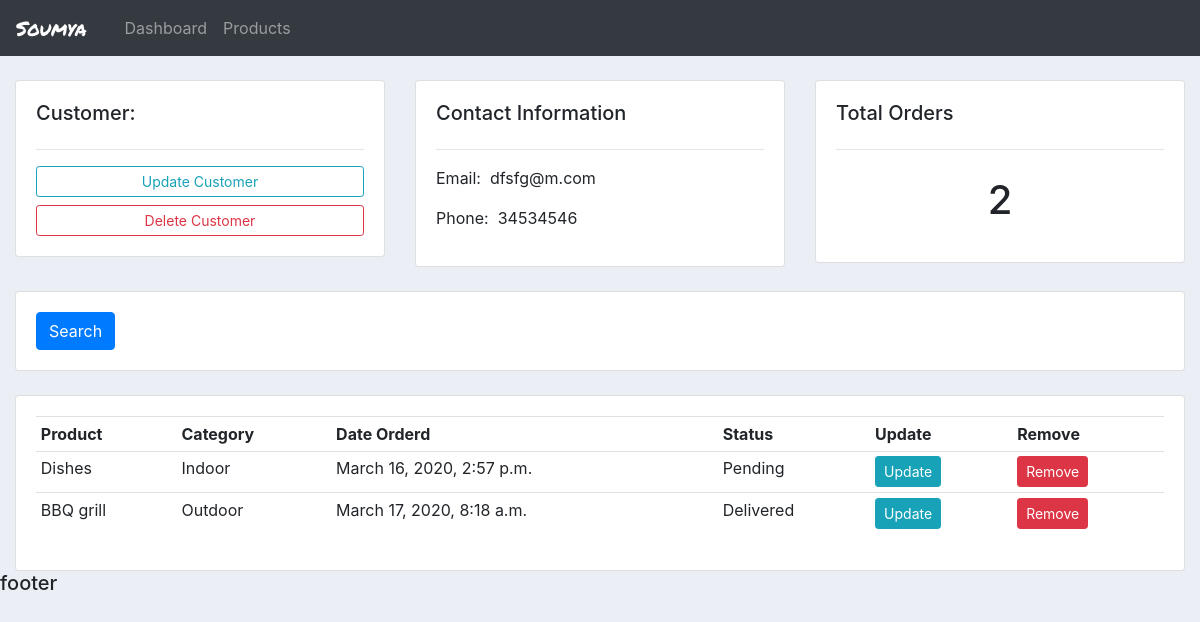
The app's page /customer/2/ with its own data.
### accounts/models.py (models this page shows, shortened)
class Customer(models.Model):
    name = models.CharField(max_length = 200, null = True)
    phone = models.CharField(max_length = 200, null = True)
    email = models.CharField(max_length = 200, null = True)
    date_created = models.DateTimeField(auto_now_add = True, null = True)

class Order(models.Model):
    STATUS = (
        ('Pending', 'Pending'),
        ('Out for delivery', 'Out for delivery'),
        ('Delivered', 'Delivered')
    )
    customer = models.ForeignKey(Customer, null = True, on_delete = models.SET_NULL)
    product = models.ForeignKey(Product, null = True, on_delete = models.SET_NULL)
    date_created = models.DateTimeField(auto_now_add = True, null = True)
    status = models.CharField(max_length = 200, choices = STATUS, null = True)

class Product(models.Model):
    CATEGORY = (
        ('Indoor', 'Indoor'),
        ('Outdoor', 'Outdoor'),
    )
    name = models.CharField(max_length = 200, null = True)
    price = models.FloatField(null = True)
    category = models.CharField(max_length = 200, choices = CATEGORY, null = True)
    description = models.CharField(max_length = 300, null = True, blank = True)
    date_created = models.DateTimeField(auto_now_add = True, null = True)
    tags = models.ManyToManyField(Tag)

### accounts/views.py (the view)
# urls.py: path('customer/<str:pk>/', views.customer, name="customer"), # for customer page
def customer(request, pk):
    customer = Customer.objects.get(id=int(pk))
    orders = customer.order_set.all()
    context = {
        'customer': customer,
        'orders': orders,
        'orderCount': orders.count()
    }
    return render(request, 'accounts/customer.html', context)

### accounts/templates/accounts/customer.html
{% extends 'accounts/main.html' %}
{% block content %}
<br>
<div class="row">
	<div class="col-md">
		<div class="card card-body">
			<h5>Customer:</h5>
			<hr>
			<a class="btn btn-outline-info  btn-sm btn-block" href="">Update Customer</a>
			<a class="btn btn-outline-danger  btn-sm btn-block" href="">Delete Customer</a>
		</div>
	</div>
	<div class="col-md">
		<div class="card card-body">
			<h5>Contact Information</h5>
			<hr>
			<p>Email: &nbsp;{{customer.email}}</p>
			<p>Phone: &nbsp;{{customer.phone}}</p>
		</div>
	</div>
	<div class="col-md">
		<div class="card card-body">
			<h5>Total Orders</h5>
			<hr>
			<h1 style="text-align: center;padding: 10px">{{orderCount}}</h1>
		</div>
	</div>
</div>
<br>
<div class="row">
	<div class="col">
		<div class="card card-body">
			<form method="get">
		    <button class="btn btn-primary" type="submit">Search</button>
		  </form>
		</div>
	</div>
</div>
<br>
<div class="row">
	<div class="col-md">
		<div class="card card-body">
			<table class="table table-sm">
				<tr>
					<th>Product</th>
					<th>Category</th>
					<th>Date Orderd</th>
					<th>Status</th>
					<th>Update</th>
					<th>Remove</th>
				</tr>
				{% for o in orders %}
				<tr>
					<td>{{o.product.name}}</td>
					<td>{{o.product.category}}</td>
					<td>{{o.date_created}}</td>
					<td>{{o.status}}</td>
					<td><a class="btn btn-sm btn-info" href="">Update</a></td>
                    <td><a class="btn btn-sm btn-danger" href="">Remove</a></td>
				</tr>
				{% endfor %}
			</table>
		</div>
	</div>
</div>
{% endblock %}

### static/css/main.css (style rules this page uses)
body { background-color: #ebeff5; }

### records on screen
Customer: email "dfsfg@m.com", phone "34534546"
Order: product.name "Dishes", product.category "Indoor", date_created "March 16, 2020, 2:57 p.m.", status "Pending"
Order: product.name "BBQ grill", product.category "Outdoor", date_created "March 17, 2020, 8:18 a.m.", status "Delivered"

### other values on screen
{{ orderCount }} "2"
